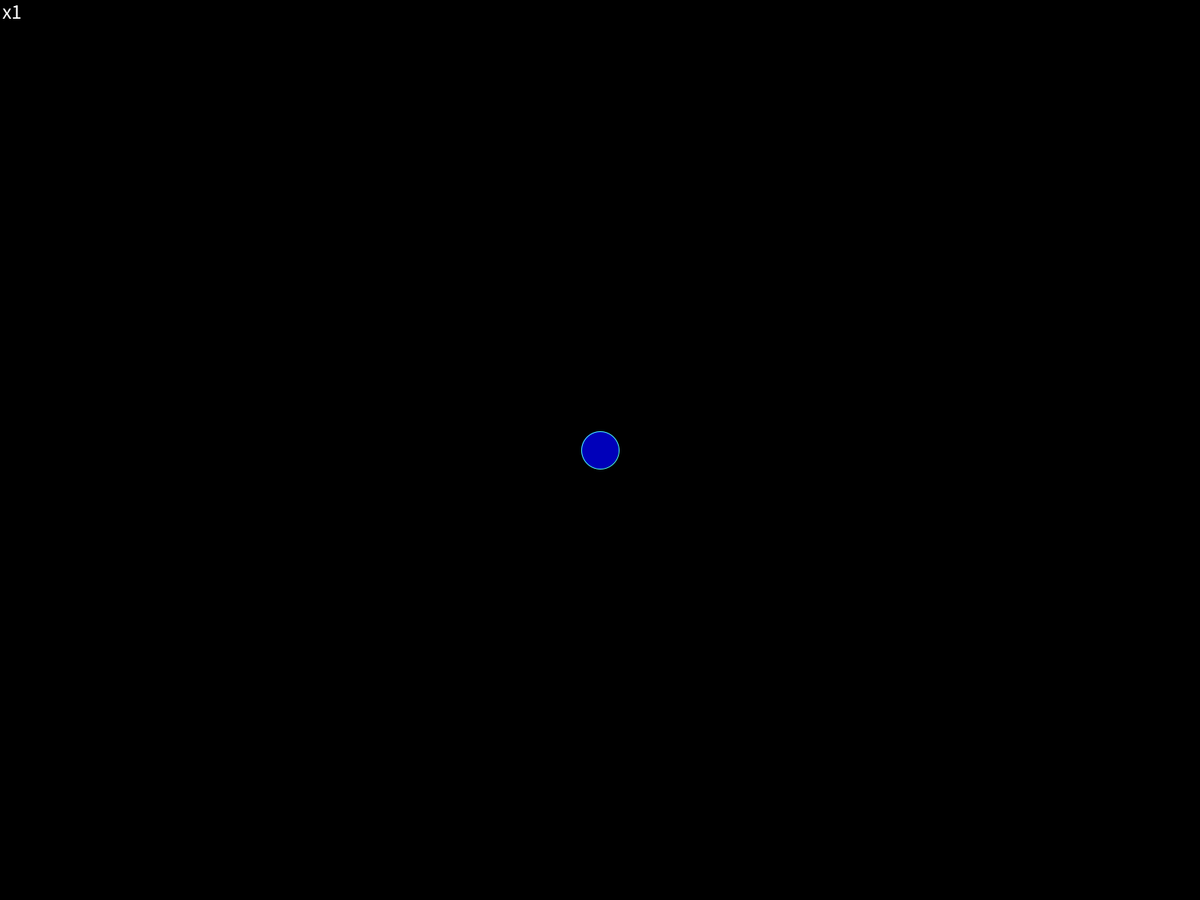
Frame 1 (no input)
Frame 60 (the mouse pressed at the canvas centre just before this capture): identical to frame 1, image omitted
Frame 120 (the mouse held since frame 60 and released just before this capture): identical to frame 1, image omitted

The Processing sketch that drew this single still picture (run headless with seeded random() and noise(); from frame 60 on, the mouse is pressed at the canvas centre):

// Processing sketch: Gravity_2
// ── Gravity_2.pde
final static ArrayList<Satellite> satellites = new ArrayList();
Earth earth;
void setup() {
  fullScreen();
  //size(1400, 800);
  frameRate(60);
  background(0);

  earth = new Earth();

  keyPressed();
}

void draw() {  
  if (up) {   
    for ( int i = 0; i < ffx; i++ ) {
      if (refresh) {
        background(0);
      }
      for (int j = 0; j < satellites.size(); j++ ) {
        Satellite satellite = satellites.get(j);

        PVector force = earth.attract(satellite);
        satellite.applyForce(force);

        satellite.display();
        satellite.motion();

        PVector temp = satellite.loc;        
        float distCent = abs(dist(temp.x, temp.y, width/2, height/2));

        if (distCent > 2000 || distCent < 20) {
          satellites.remove(j);
        }
      }
    }
  }

  if (speed) {
    fill(0);
    noStroke();
    rect(0, 0, 90, 26);
    fill(255);
    textSize(28);
    text("x" + ffx, 3, 25);
  }
  earth.display();
}

boolean refresh = true;
boolean speed = true;
boolean up = true;
int ffx = 1;
void keyPressed() {
  if (ffx < 1000 ) {
    if (keyCode == RIGHT) {
      ffx ++;
    }
  }

  if (ffx > 0 ) {
    if (keyCode == LEFT) {
      ffx --;
    }
  }

  if (keyCode == UP) {
    up = !up;
  }

  if (keyCode == DOWN) {
    speed = !speed;
  }

  if (keyCode == BACKSPACE) {
    refresh = !refresh;
  }
}

void mousePressed() {
  int mass = int(random(5, 20));
  float velx = random(-1.5, 1.5);
  float vely = random(-1.5, 1.5);
  int _case = int(random(0, 4));

  switch(_case) {
  case 0:
    velx = -velx;
  case 1: 
    vely = -vely;
  case 2: 
    velx = -velx;
    vely = -vely;
    break;
  }
  satellites.add(new Satellite(mouseX, mouseY, velx, vely, mass));
}

// ── Earth.pde
class Earth {
  PVector loc;
  float G, mass;

  Earth() {

    loc = new PVector(width/2, height/2);
    G = 0.2;
    mass = 50;
  }

  void display() {
    stroke(75, 255, 255);
    fill(0, 0, 186);
    ellipse(loc.x, loc.y, mass, mass);
  }

  PVector attract (Satellite satellite) {
    PVector force = PVector.sub(loc, satellite.loc);
    float d = force.mag();
    force.normalize();
    float magnitude = (G * mass * satellite.mass)/sq(d);
    force.mult(magnitude);
    return force;
  }
}

// ── Satellite.pde
class Satellite {
  PVector loc, vel, acc;
  float mass;

  Satellite(int locx, int locy, float velx, float vely, int _mass) {
    loc = new PVector(locx, locy);
    vel = new PVector(velx, vely);
    acc = new PVector(0, 0);

    mass = _mass;
  }

  void display() {
    fill(150);
    stroke(255);
    if ( loc.x < width + 30 && loc.x > -30 && loc.y < height + 30 && loc.y > -30 ) { 
      ellipse(loc.x, loc.y, mass, mass);
    }
  }

  void applyForce(PVector force) {
    acc.add(force);
  }

  void motion() {
    vel.add(acc);
    loc.add(vel);
    acc.mult(0);
  }
}
